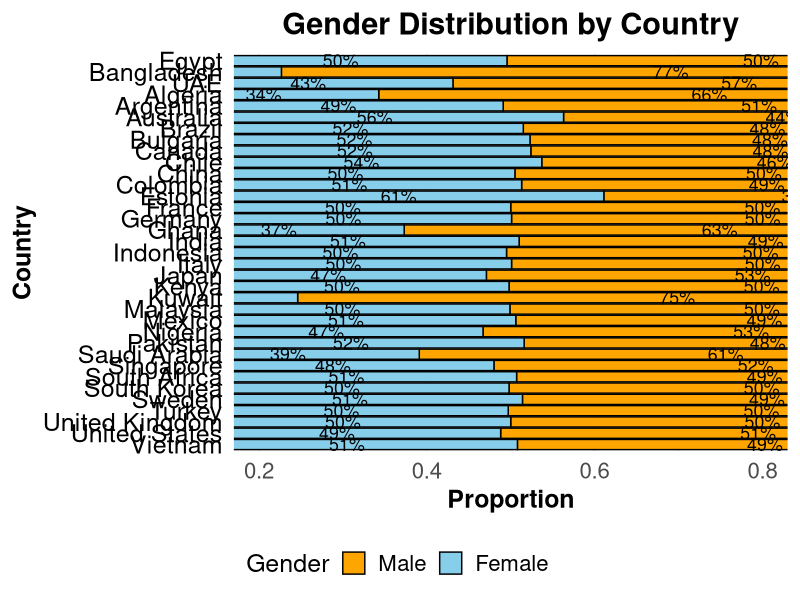
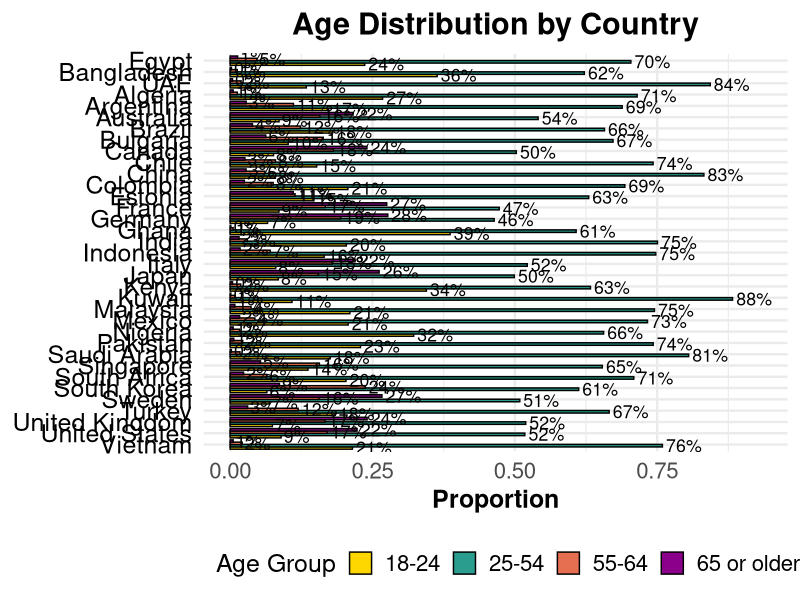
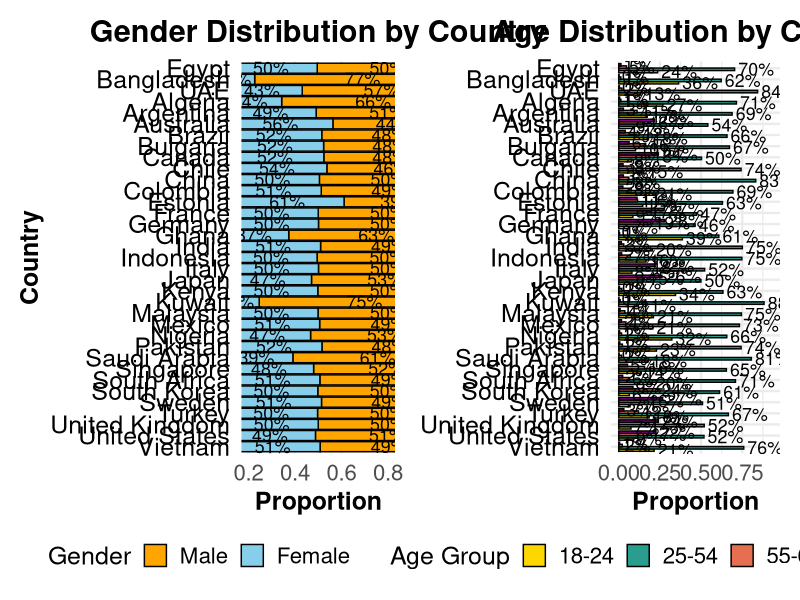

Write R code to recreate these figures, in order.
## ---- chunk 1
# Load required libraries
library(readxl)      # For reading Excel files
library(dplyr)       # For data manipulation
library(forcats)     # For factor reordering
library(ggplot2)     # For creating plots
library(patchwork)   # For combining plots

# Load the dataset from Excel
df <- read_excel("Sample_characteristics.xlsx")

# Rename the "Country Name" column to "Country_Name" for consistency
colnames(df)[colnames(df) == "Country Name"] <- "Country_Name"

##################################################################################
# Recode gender variable to factor with labels
df$QGENDER <- factor(df$QGENDER, levels = c(1, 2), labels = c("Male", "Female"))

# Recode age variable into ordered factor with age brackets
df$QAGE <- cut(
  df$QAGE,
  breaks = c(18, 24, 54, 64, Inf),
  labels = c("18-24", "25-54", "55-64", "65 or older"),
  right = TRUE
)

# Sort Country_Name factor levels by decreasing frequency
df$Country_Name <- factor(df$Country_Name, levels = names(sort(table(df$Country_Name), decreasing = TRUE)))
## ---- chunk 2
# Create summary table: count and proportion of gender by country
gender_data <- df %>%
  filter(!is.na(QGENDER)) %>%  # Remove missing gender
  group_by(Country_Name, QGENDER) %>%
  summarise(Count = n(), .groups = "drop") %>%
  group_by(Country_Name) %>%
  mutate(Proportion = Count / sum(Count))

# Create gender distribution plot
gender_plot <- ggplot(gender_data, aes(x = Proportion, y = fct_rev(Country_Name), fill = QGENDER)) +
  geom_bar(stat = "identity", position = "stack", colour = "black") +
  geom_text(aes(label = scales::percent(Proportion, accuracy = 1)),
            position = position_stack(vjust = 0.6), size = 4.5, colour = "black") +
  scale_fill_manual(values = c("Male" = "orange", "Female" = "#87CEEB")) +
  coord_cartesian(xlim = c(0.2, 0.8)) +
  labs(
    title = "Gender Distribution by Country",
    x = "Proportion",
    y = "Country",
    fill = "Gender"
  ) +
  theme_minimal(base_size = 18) +
  theme(
    axis.title = element_text(face = "bold"),
    axis.text.y = element_text(color = "black", size = 18),
    axis.text.x = element_text(size = 16),
    plot.title = element_text(face = "bold", hjust = 0.5, size = 22),
    legend.title = element_text(size = 18),
    legend.text = element_text(size = 16),
    legend.justification = "left",
    legend.position = "bottom",
  )
ggsave("gender_plot.jpeg", 
       plot = gender_plot, dpi = 300, width = 12, height = 14, units = "in")
## ---- chunk 3
# Create summary table: count and proportion of age groups by country
age_data <- df %>%
  filter(!is.na(QAGE)) %>%  # Remove missing age group
  group_by(Country_Name, QAGE) %>%
  summarise(Count = n(), .groups = "drop") %>%
  group_by(Country_Name) %>%
  mutate(Proportion = Count / sum(Count))

# Create age distribution plot with dodged bars
age_plot <- ggplot(age_data, aes(x = Proportion, y = fct_rev(Country_Name), fill = QAGE)) +
  geom_bar(stat = "identity", position = position_dodge(width = 0.8), colour = "black") +
  geom_text(aes(label = scales::percent(Proportion, accuracy = 1)),
            position = position_dodge(width = 0.8), hjust = -0.1, size = 4.5, colour = "black") +
  scale_fill_manual(values = c(
    "18-24" = "#FFD700",
    "25-54" = "#2A9D8F",
    "55-64" = "#E76F51",
    "65 or older" = "#8B008B"
  )) +
  labs(
    title = "Age Distribution by Country",
    x = "Proportion",
    y = NULL,
    fill = "Age Group"
  ) +
  coord_cartesian(xlim = c(0, max(age_data$Proportion) + 0.05)) +  # add padding for labels
  theme_minimal(base_size = 18) +
  theme(
    axis.title = element_text(face = "bold"),
    axis.text.y = element_text(color = "black", size = 18),
    axis.text.x = element_text(size = 16),
    plot.title = element_text(face = "bold", hjust = 0.5, size = 22),
    legend.title = element_text(size = 18),
    legend.text = element_text(size = 16),
    legend.justification = "left",
    legend.position = "bottom"
  )

# Save as image
ggsave("age_plot.jpeg", 
       plot = age_plot, dpi = 300, width = 12, height = 15, units = "in")
## ---- chunk 4
combined_plot <- gender_plot + age_plot + 
  plot_layout(ncol = 2, widths = c(1, 1.1), guides = "collect") & 
  theme(legend.position = "bottom")

ggsave("Combined_Gender_Age_Distribution.jpeg", 
       plot = combined_plot, dpi = 600, width = 24, height = 27, units = "in")
